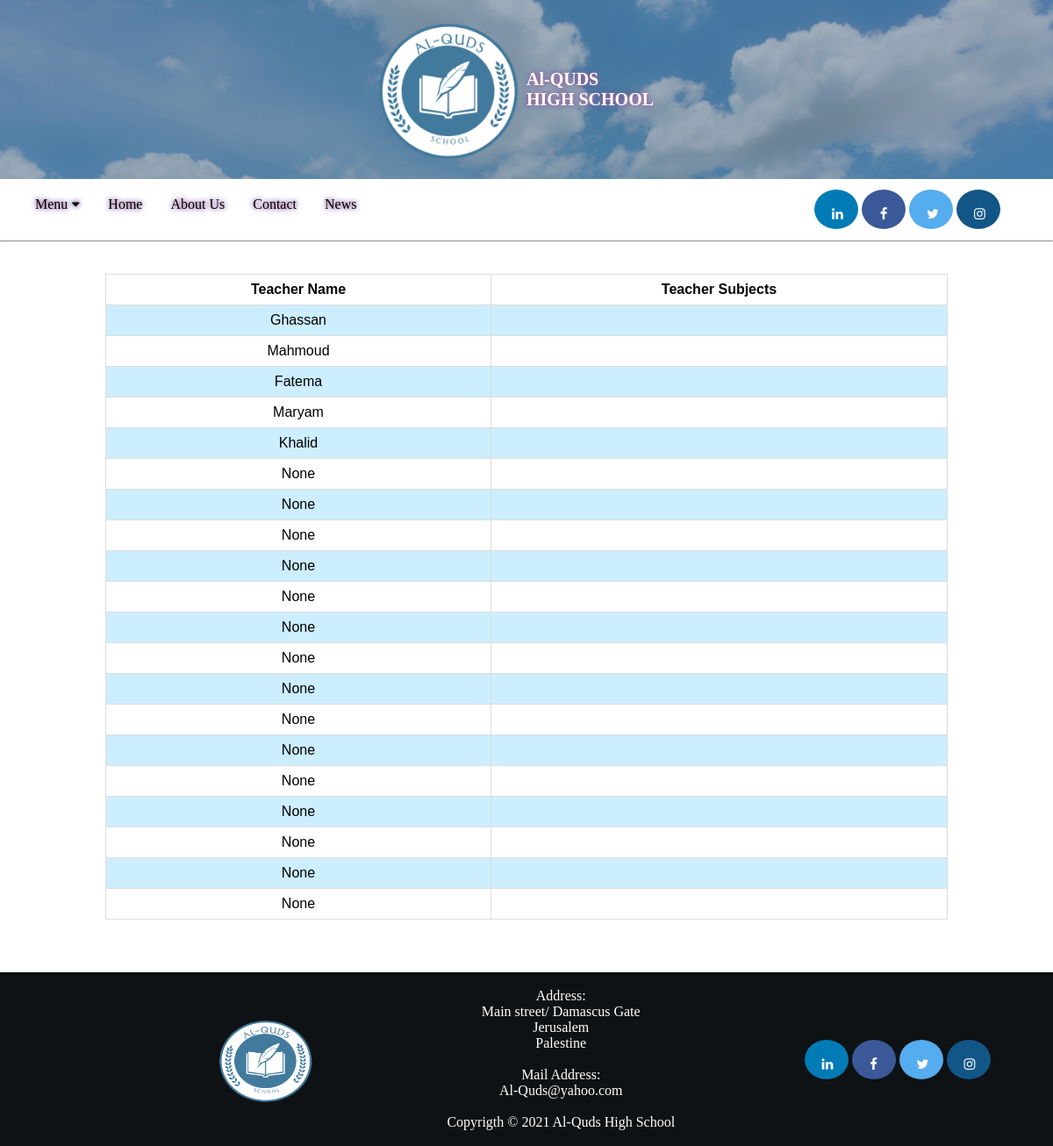
Page /teacher/ on the earlier database version.
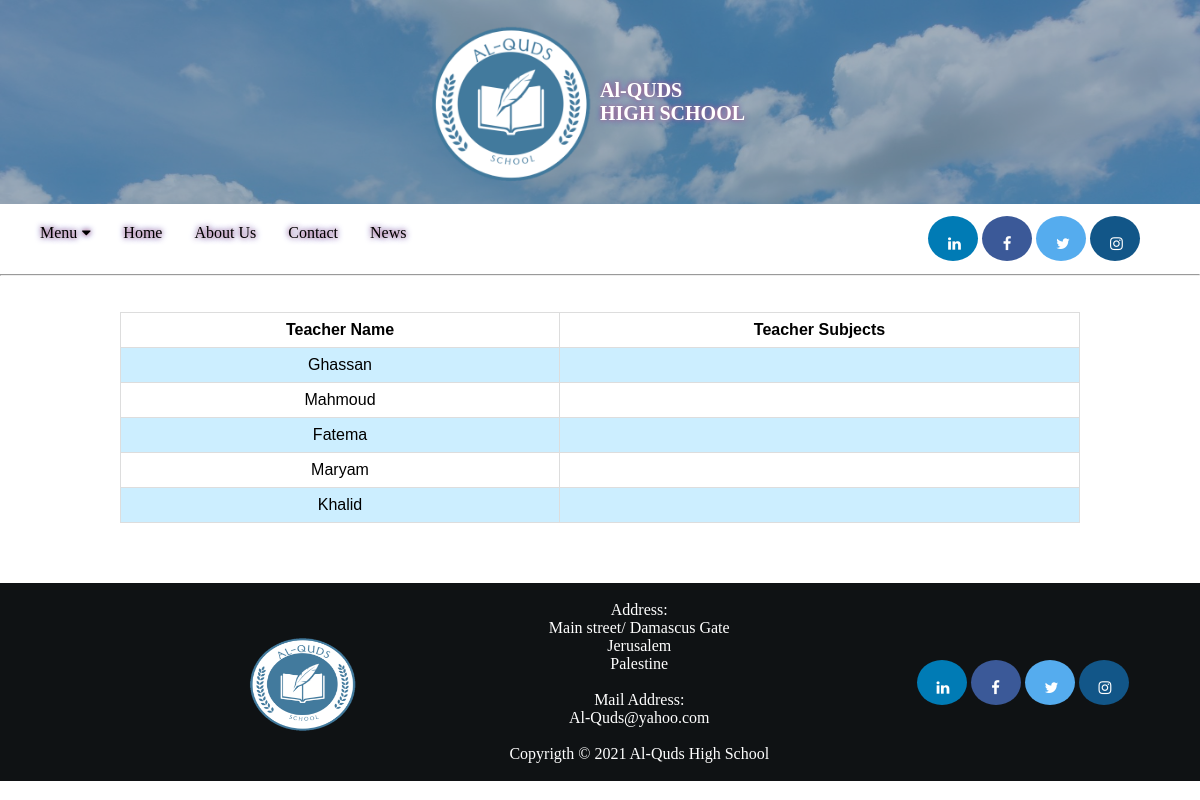
Same page on the later database version.
### SchoolApp/models.py (models this page shows, shortened)
class Teacher (models.Model):
    teacherName = models.CharField(max_length=30,null=True)
    teacherSubjects = models.ManyToManyField(Subject)

### SchoolApp/views.py (the view)
# urls.py: path('teacher/',views.teacher, name='teacher'),
def teacher (request):
    techs = Teacher.objects.all()
    context = {'techs':techs}
    return  render(request,'teacher.html',context)

### templates/teacher.html (shortened to what this page needs)
{%extends 'basis.html'%}
{% block content %}
<hr id="hLine">
<table>
  <tr>
    <th>Teacher Name</th>
    <th>Teacher Subjects</th>
  </tr>
    {% for tech in techs %}
  <tr>
    <td>{{tech.teacherName}}</td>
    <td>
    </td>
  </tr>
    {% endfor %}
</table>
{% endblock content %}

### templates/basis.html (shortened to what this page needs)
<!DOCTYPE html>
<html lang="en">
<head>
    {% load static %}
    <link rel="stylesheet" href="{% static 'css/style.css' %}">
</head>
<body>
{% include 'header.html' %}
{% block content %}
{% endblock content %}
{% include 'footer.html' %}
</body>
</html>

### templates/header.html (shortened to what this page needs)
<!DOCTYPE html>
<html lang="en">
<head>
    <link rel="stylesheet" href="https://cdnjs.cloudflare.com/ajax/libs/font-awesome/4.7.0/css/font-awesome.min.css">
    {% load static %}
    <link rel="stylesheet" href="{% static 'css/style.css' %}">
</head>
<body>
<section class="header">
    <header class="headerpart">
        <div class="container" id="header">
            <div class="image">
                {% load static %}
                <img src="{% static 'images/logo.png' %}" alt="Logo image" height="200" width="200" id="heade">
            </div>
            <div class="text">
                <p id="headerInfo">Al-QUDS <br> HIGH SCHOOL</p>
            </div>
        </div>
    </header>
    <ul class="main-navigation">
        <li><a href="#">Menu <i class="fa fa-caret-down" id="sign1"></i></a>
        </li>
        <li><a href="{% url 'index' %}">Home</a></li>
        <li><a href="{% url 'about' %}">About Us</a></li>
        <li><a href="{% url 'contact' %}">Contact</a></li>
        <li><a href="{% url 'news' %}">News</a></li>
    </ul>
    <div class="socialMediaBar">
        <a href="#" class="fa fa-linkedin"></a>
        <a href="#" class="fa fa-facebook"></a>
        <a href="#" class="fa fa-twitter"></a>
        <a href="#" class="fa fa-instagram"></a>
    </div>
</section>
</body>
</html>

### templates/footer.html (shortened to what this page needs)
<!DOCTYPE html>
<html lang="en">
<head>
</head>
<body>
 <footer id="footerPart">
     {% load static %}
		<img src="{% static 'images/logo.png' %}" alt="Logo Image" width="120" height="120" class="aligning">
		<div id="footerInfo" class="aligning">
			<p><span class="FontSize">Address:</span><br>Main street/ Damascus Gate<br>Jerusalem<br>Palestine<br><br><span class="FontSize">Mail Address:</span><br>Al-Quds@yahoo.com
				<br><br>Copyrigth
				&copy; 2021 Al-Quds High School
			</p>
		</div>
        <div class="aligning">
            <a href="#" class="fa fa-linkedin"></a>
            <a href="#" class="fa fa-facebook"></a>
            <a href="#" class="fa fa-twitter"></a>
            <a href="#" class="fa fa-instagram"></a>
        </div>
	</footer>
</body>
</html>

### SchoolProject/static/css/style.css (style rules this page uses)
body { margin: 0; }
.headerpart { background-image: url('../images/background.jpg'); background-repeat: repeat-y; background-size: 100%; }
#header { background-color: #465f7783; }
li { list-style-type: none; margin: 0.25em 0; text-shadow: 0 0 5px #f07979, 0 0 6px #0a3ecf; }
.container { display: flex; align-items: center; justify-content: center }
img { max-width: 100% }
.image { flex-basis: 15% }
.text { flex-basis: 15%; font-size: 20px; color:white; font-weight: bold; font-family: Georgia, 'Times New Roman', Times, serif; text-shadow:0 0 5px #f07979, 0 0 6px #0a3ecf; }
.fa { padding: 20px; font-size: 15px; width: 10px; height: 5px; text-align: center; text-decoration: none; border-radius: 50%; }
.fa-facebook { background: #3B5998; color: white; }
.fa-twitter { background: #55ACEE; color: white; }
.fa-linkedin { background: #007bb5; color: white; }
.fa-instagram { background: #125688; color: white; }
.socialMediaBar { margin-top: 1%; float:right; margin-right: 5%; }
#footerPart { color: white; flex-basis: 100%; padding-left: 20%; background-color: #0f1214; border: 2pt solid #0f1214; margin-top: 5%; }
#footerInfo { text-align: center; margin-left: 15%; margin-right: 15%; }
.aligning { display: inline-block; vertical-align: middle; }
.main-navigation { display: inline-block; position: relative; z-index: 100; margin-left:2%; }
ul { list-style: none; padding: 0; margin: 0; }
ul li { display: block; position: relative; float: left; }
ul li a { display: block; padding: 1em; text-decoration: none; white-space: nowrap; color: black; }
ul:before, ul:after { content: " "; display: table; }
ul:after { clear: both; }
#sign1 { font-size: 15px; padding: 0px; margin: 0px; }
table { font-family: arial, sans-serif; border-collapse: collapse; width: 80%; margin-left:10%; }
td, th { border: 1px solid #dddddd; text-align: center; padding: 8px; }
tr:nth-child(even) { background-color: #cceeff; }
#hLine { margin-bottom:3%; }

Differences in the rows shown:
removed Teacher: teacherName "None"
removed Teacher: teacherName "None"
removed Teacher: teacherName "None"
removed Teacher: teacherName "None"
removed Teacher: teacherName "None"
removed Teacher: teacherName "None"
removed Teacher: teacherName "None"
removed Teacher: teacherName "None"
removed Teacher: teacherName "None"
removed Teacher: teacherName "None"
removed Teacher: teacherName "None"
removed Teacher: teacherName "None"
removed Teacher: teacherName "None"
removed Teacher: teacherName "None"
removed Teacher: teacherName "None"
